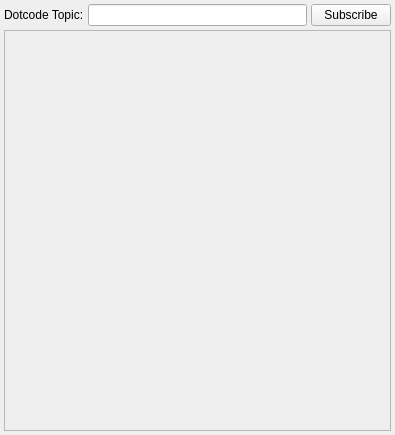
<?xml version="1.0" encoding="UTF-8"?>
<ui version="4.0">
 <class>Dot</class>
 <widget class="QWidget" name="Dot">
  <property name="geometry">
   <rect>
    <x>0</x>
    <y>0</y>
    <width>395</width>
    <height>435</height>
   </rect>
  </property>
  <property name="focusPolicy">
   <enum>Qt::ClickFocus</enum>
  </property>
  <property name="windowTitle">
   <string>Dot</string>
  </property>
  <layout class="QVBoxLayout" name="verticalLayout">
   <property name="spacing">
    <number>4</number>
   </property>
   <property name="margin">
    <number>4</number>
   </property>
   <item>
    <layout class="QHBoxLayout" name="horizontalLayout">
     <item>
      <widget class="QLabel" name="label">
       <property name="sizePolicy">
        <sizepolicy hsizetype="Preferred" vsizetype="Preferred">
         <horstretch>0</horstretch>
         <verstretch>0</verstretch>
        </sizepolicy>
       </property>
       <property name="text">
        <string>Dotcode Topic:</string>
       </property>
      </widget>
     </item>
     <item>
      <widget class="QLineEdit" name="topic_name"/>
     </item>
     <item>
      <widget class="QPushButton" name="subscribe_button">
       <property name="text">
        <string>Subscribe</string>
       </property>
       <property name="flat">
        <bool>false</bool>
       </property>
      </widget>
     </item>
    </layout>
   </item>
   <item>
    <widget class="QFrame" name="frame">
     <property name="sizePolicy">
      <sizepolicy hsizetype="Expanding" vsizetype="Expanding">
       <horstretch>0</horstretch>
       <verstretch>0</verstretch>
      </sizepolicy>
     </property>
     <property name="frameShape">
      <enum>QFrame::StyledPanel</enum>
     </property>
     <property name="frameShadow">
      <enum>QFrame::Sunken</enum>
     </property>
     <layout class="QHBoxLayout" name="horizontalLayout_2" stretch="0">
      <property name="spacing">
       <number>0</number>
      </property>
      <property name="margin">
       <number>0</number>
      </property>
      <item>
       <widget class="DotWidget" name="xdot_widget" native="true">
        <property name="sizePolicy">
         <sizepolicy hsizetype="Expanding" vsizetype="Expanding">
          <horstretch>0</horstretch>
          <verstretch>0</verstretch>
         </sizepolicy>
        </property>
        <property name="minimumSize">
         <size>
          <width>100</width>
          <height>100</height>
         </size>
        </property>
        <property name="cursor">
         <cursorShape>PointingHandCursor</cursorShape>
        </property>
        <property name="mouseTracking">
         <bool>true</bool>
        </property>
        <property name="focusPolicy">
         <enum>Qt::NoFocus</enum>
        </property>
        <property name="contextMenuPolicy">
         <enum>Qt::ActionsContextMenu</enum>
        </property>
        <property name="autoFillBackground">
         <bool>true</bool>
        </property>
        <property name="styleSheet">
         <string notr="true"/>
        </property>
       </widget>
      </item>
     </layout>
    </widget>
   </item>
  </layout>
 </widget>
 <customwidgets>
  <customwidget>
   <class>DotWidget</class>
   <extends>QWidget</extends>
   <header>rqt_dot.xdot_qt</header>
  </customwidget>
 </customwidgets>
 <resources/>
 <connections/>
</ui>
